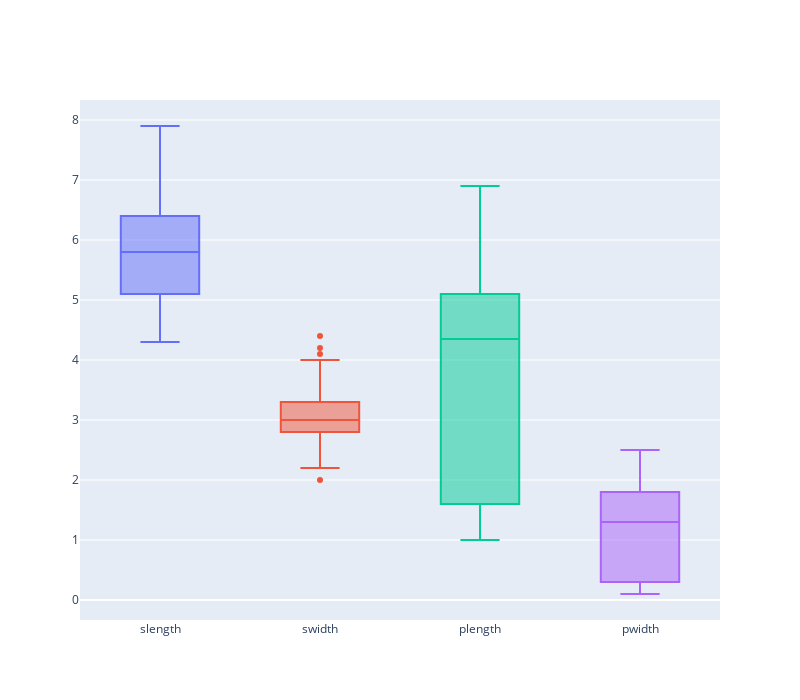

The notebook cell saved with this chart:
### Code cell
import plotly.graph_objects as go

fig = go.Figure()
for i in df.columns:
    fig.add_trace(go.Box(y=df[str(i)], name=str(i)))
fig.update_layout(showlegend=False,height = 700, width=800)
fig.show()

### Figure 1 — Plotly figure (JSON) as saved in the notebook; plotly's stock layout.template omitted (floating-point values rounded to 4 significant figures; data arrays with more than 128 entries replaced by an {"elided": "..."} marker saying what was removed)
{"data": [{"name": "slength", "type": "box", "y": {"elided": "150 float values"}}, {"name": "swidth", "type": "box", "y": {"elided": "150 float values"}}, {"name": "plength", "type": "box", "y": {"elided": "150 float values"}}, {"name": "pwidth", "type": "box", "y": {"elided": "150 float values"}}], "layout": {"height": 700, "showlegend": false, "width": 800}}
